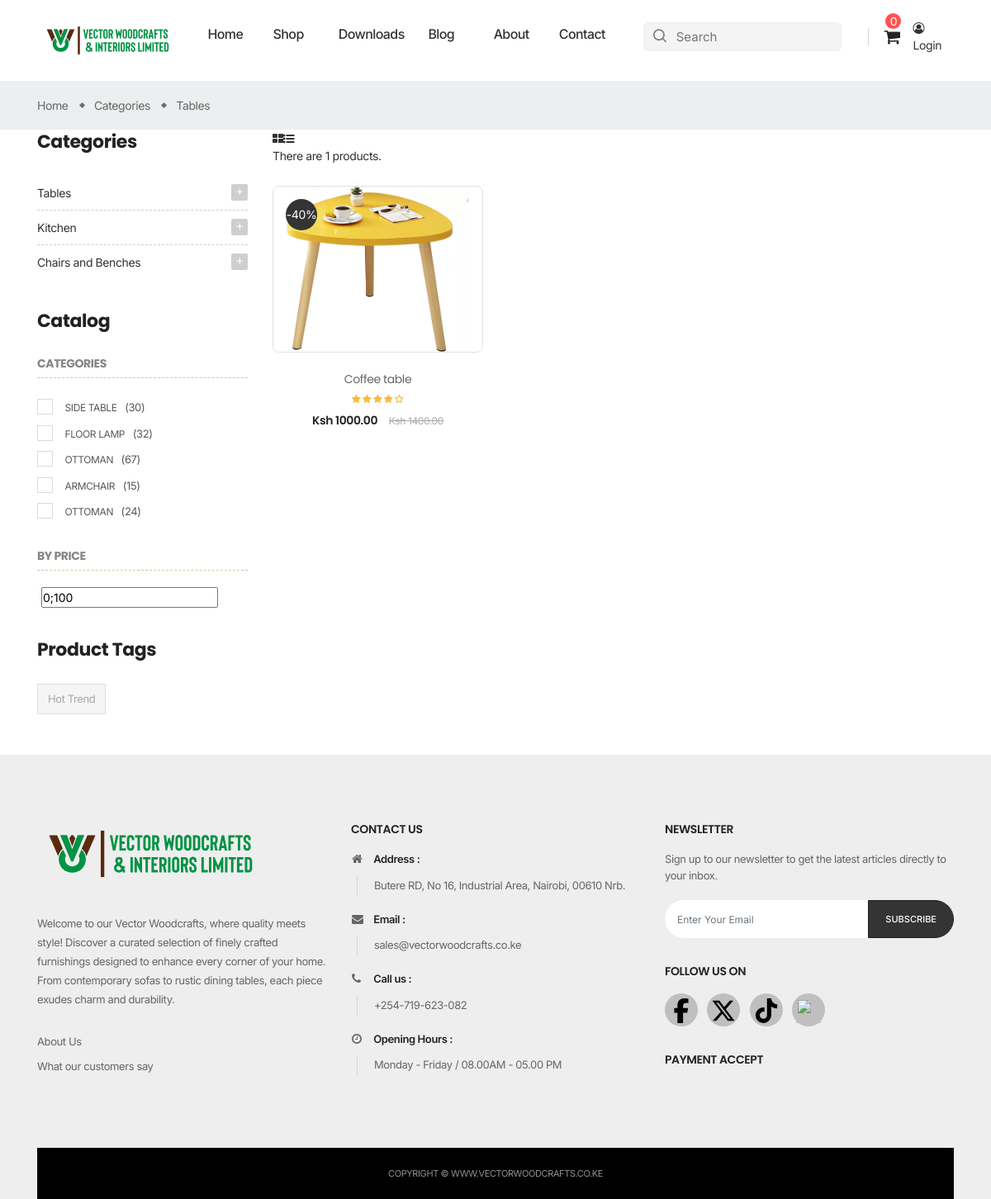
The page /category/cated2bca4fb1/ on the database as committed earlier.
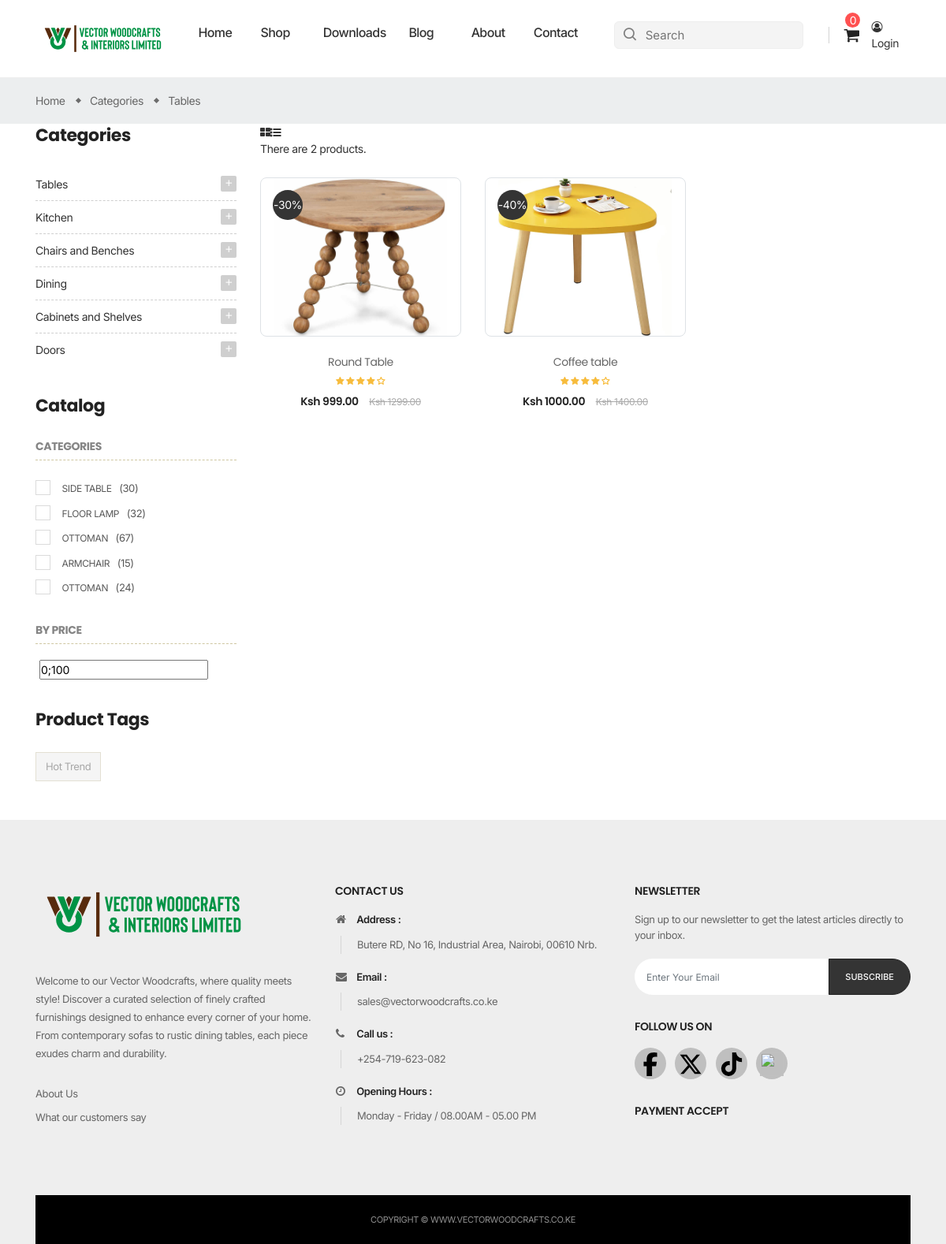
The same page on the database as committed later.
### vectorWoodsEcomm/models.py (models this page shows, shortened)
class Category(models.Model):
    cid = ShortUUIDField(unique=True,length = 10, max_length = 20, prefix = "cat", alphabet = "abcdef12345")
    title = models.CharField(max_length=100)
    image = models.ImageField(upload_to="category")
    class Meta:
        verbose_name_plural = "Categories"

class Product(models.Model):
    pid = ShortUUIDField(unique=True,length = 10, max_length = 20, alphabet = "abcdefghijk123456789")
    title = models.CharField(max_length=100)
    category = models.ForeignKey(Category, on_delete=models.SET_NULL, null=True, related_name="category")
    image = models.ImageField(upload_to = "products")
    description = models.TextField(null=True, blank=True, default="This is the product")
    product_status = models.CharField(choices=STATUS_CHOICE,max_length=30, default="processing")
    price = models.DecimalField(max_digits=999999, decimal_places=2, default="99.99")
    old_price = models.DecimalField(max_digits=999999, decimal_places=2, default="199.99")
    tags = TaggableManager(blank=True)
    in_stock = models.BooleanField(default=True)
    featured = models.BooleanField(default=True)
    sku = ShortUUIDField(unique=True,length = 10, max_length = 20,prefix="sku", alphabet = "0123456789")
    date = models.DateField(auto_now_add=True)
    updated = models.DateField(null=True, blank= True)
    class Meta:
        verbose_name_plural = "Products"
    def get_percentage(self):
        new_price = ((self.old_price-self.price)/self.price) * 100
        return new_price

### vectorWoodsEcomm/views.py (the view)
# urls.py: path('category/<cid>/', views.category_view,name='category'),
def category_view(request, cid):
    category = Category.objects.get(cid = cid)
    products = Product.objects.filter(category=category)
    context = {
            "category" : category ,
            "products" : products
                }
    return render(request, 'category.html', context)

### vectorWoodsEcomm/context_processor.py (called while the page is built)
def default(request):
    categories = Category.objects.all()
    product = Product.objects.all()
    return {
        'categories':categories,
        'product':product
    }

### templates/category.html (shortened to what the changed rows need)
{% extends 'base.html' %}
{% load static %}
{% block content %}
   <section>
    <div class="main-content">
        <div id="wrapper-site">
            <div id="content-wrapper" class="full-width">
                <div id="main">
                    <div class="page-home">
                        <nav class="breadcrumb-bg">
                            <div class="container no-index">
                                <div class="breadcrumb">
                                    <ol>
                                        <li>
                                            <a href="#">
                                                <span>{{category.title}}</span>
                                            </a>
                                        </li>
                                    </ol>
                                </div>
                            </div>
                        </nav>
                        <div class="container">
                            <div class="content">
                                <div class="row">
                                    <div class="sidebar-3 sidebar-collection col-lg-3 col-md-4 col-sm-4">
                                        <div class="sidebar-block">
                                            <div class="block-content">
                                               {% for c in categories %}
                                                <div class="cateTitle hasSubCategory open level1">
                                                    <span class="arrow collapsed collapse-icons" data-toggle="collapse" data-target="#kitchen" aria-expanded="false" role="status">
                                                        <i class="zmdi zmdi-plus"></i>
                                                    </span>
                                                    <a class="cateItem" href="{% url 'category' c.cid %}">{{c.title}}</a>
                                                </div>
                                                {% endfor %}
                                            </div>
                                        </div>
                                    </div>
                                    <div class="col-sm-8 col-lg-9 col-md-8 product-container">
                                        <div class="js-product-list-top firt nav-top">
                                            <div class="d-flex justify-content-around row">
                                                <div class="col col-xs-12">
                                                    <div class="hidden-sm-down total-products">
                                                        <p>There are {{products.count}} products.</p>
                                                    </div>
                                                </div>
                                            </div>
                                        </div>
                                        <div class="tab-content product-items">
                                            <div id="grid" class="related tab-pane fade in active show">
                                                <div class="row">
                                                    {% for p in products %}
                                                    <div class="item text-center col-md-4">
                                                        <div class="product-miniature js-product-miniature item-one first-item">
                                                            <div class="thumbnail-container border">
                                                                <a href="{% url 'product_details' p.pid %}">
                                                                    <img style="width: 220px; height: 200px;" class="img-fluid " src="{{p.image.url}}" alt="img">
                                                                </a>
                                                           <div class="product-flags discount">-{{p.get_percentage|floatformat:0}}%</div>
                                                            </div>
                                                            <div class="product-description">
                                                                <div class="product-groups">
                                                                    <div class="product-title">
                                                                        <a href="{% url 'product_details' p.pid %}">{{p.title}}</a>
                                                                    </div>
                                                                    <div class="rating">
                                                                        <div class="star-content">
                                                                            <div class="star"></div>
                                                                            <div class="star"></div>
                                                                            <div class="star"></div>
                                                                            <div class="star"></div>
                                                                            <div class="star"></div>
                                                                        </div>
                                                                    </div>
                                                                    <div class="product-group-price">
                                                                        <div class="product-price-and-shipping">
                                                                            <span class="price">Ksh {{p.price}}</span>
                                                                            <del class="regular-price">Ksh {{p.old_price}}</del>
                                                                        </div>
                                                                    </div>
                                                                </div>
                                                                <div class="product-buttons d-flex justify-content-center">
                                                                </div>
                                                            </div>
                                                        </div>
                                                    </div>
                                                    {% endfor %}
                                                </div>
                                            </div>
                                        </div>
                                    </div>
                                </div>
                            </div>
                        </div>
                    </div>
                </div>
            </div>
        </div>
    </div>
   </section>
    {% endblock %}

Rows that differ between the two databases and show on the page:
added Category: title "Dining"
added Category: title "Cabinets and Shelves"
added Category: title "Doors"
now on this page (row edited): Product: image (picture), get_percentage "30", title "Round Table", price "999.00", old_price "1299.00"
Other text that changed with them:
{{ products.count }}: "1" → "2"
